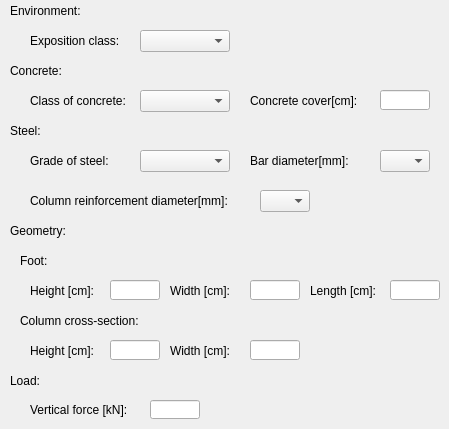
      <widget class="QWidget" name="foot_tab">
       <attribute name="title">
        <string>Foot</string>
       </attribute>
       <widget class="QLabel" name="f_exp_label">
        <property name="geometry">
         <rect>
          <x>30</x>
          <y>30</y>
          <width>91</width>
          <height>21</height>
         </rect>
        </property>
        <property name="text">
         <string>Exposition class:</string>
        </property>
       </widget>
       <widget class="QLabel" name="f_geom_label">
        <property name="geometry">
         <rect>
          <x>10</x>
          <y>220</y>
          <width>111</width>
          <height>21</height>
         </rect>
        </property>
        <property name="text">
         <string>Geometry:</string>
        </property>
       </widget>
       <widget class="QLabel" name="f_concrete_label">
        <property name="geometry">
         <rect>
          <x>10</x>
          <y>60</y>
          <width>111</width>
          <height>21</height>
         </rect>
        </property>
        <property name="text">
         <string>Concrete:</string>
        </property>
       </widget>
       <widget class="QLabel" name="f_concr_cover_label">
        <property name="geometry">
         <rect>
          <x>250</x>
          <y>90</y>
          <width>121</width>
          <height>21</height>
         </rect>
        </property>
        <property name="text">
         <string>Concrete cover[cm]:</string>
        </property>
       </widget>
       <widget class="QComboBox" name="f_bar_diam_combo">
        <property name="geometry">
         <rect>
          <x>380</x>
          <y>150</y>
          <width>50</width>
          <height>22</height>
         </rect>
        </property>
       </widget>
       <widget class="QLabel" name="f_env_label">
        <property name="geometry">
         <rect>
          <x>10</x>
          <y>0</y>
          <width>111</width>
          <height>21</height>
         </rect>
        </property>
        <property name="text">
         <string>Environment:</string>
        </property>
       </widget>
       <widget class="QLabel" name="f_steel_label">
        <property name="geometry">
         <rect>
          <x>10</x>
          <y>120</y>
          <width>111</width>
          <height>21</height>
         </rect>
        </property>
        <property name="text">
         <string>Steel:</string>
        </property>
       </widget>
       <widget class="QLabel" name="f_steel_grade_label">
        <property name="geometry">
         <rect>
          <x>30</x>
          <y>150</y>
          <width>91</width>
          <height>21</height>
         </rect>
        </property>
        <property name="text">
         <string>Grade of steel:</string>
        </property>
       </widget>
       <widget class="QLineEdit" name="f_fwidth_lineEdit">
        <property name="geometry">
         <rect>
          <x>250</x>
          <y>280</y>
          <width>50</width>
          <height>20</height>
         </rect>
        </property>
        <property name="maxLength">
         <number>6</number>
        </property>
       </widget>
       <widget class="QLabel" name="f_bar_label">
        <property name="geometry">
         <rect>
          <x>250</x>
          <y>150</y>
          <width>121</width>
          <height>21</height>
         </rect>
        </property>
        <property name="text">
         <string>Bar diameter[mm]:</string>
        </property>
       </widget>
       <widget class="QComboBox" name="f_exp_combo">
        <property name="geometry">
         <rect>
          <x>140</x>
          <y>30</y>
          <width>90</width>
          <height>22</height>
         </rect>
        </property>
       </widget>
       <widget class="QLabel" name="f_concr_class_label">
        <property name="geometry">
         <rect>
          <x>30</x>
          <y>90</y>
          <width>101</width>
          <height>21</height>
         </rect>
        </property>
        <property name="text">
         <string>Class of concrete:</string>
        </property>
       </widget>
       <widget class="QComboBox" name="f_steel_grade_combo">
        <property name="geometry">
         <rect>
          <x>140</x>
          <y>150</y>
          <width>90</width>
          <height>22</height>
         </rect>
        </property>
       </widget>
       <widget class="QComboBox" name="f_concr_class_combo">
        <property name="geometry">
         <rect>
          <x>140</x>
          <y>90</y>
          <width>90</width>
          <height>22</height>
         </rect>
        </property>
       </widget>
       <widget class="QLineEdit" name="f_concr_cover_lineEdit">
        <property name="geometry">
         <rect>
          <x>380</x>
          <y>90</y>
          <width>50</width>
          <height>20</height>
         </rect>
        </property>
        <property name="maxLength">
         <number>6</number>
        </property>
       </widget>
       <widget class="QLabel" name="f_fwidth_label">
        <property name="geometry">
         <rect>
          <x>170</x>
          <y>280</y>
          <width>91</width>
          <height>21</height>
         </rect>
        </property>
        <property name="text">
         <string>Width [cm]:</string>
        </property>
       </widget>
       <widget class="QLabel" name="f_flength_label">
        <property name="geometry">
         <rect>
          <x>310</x>
          <y>280</y>
          <width>91</width>
          <height>21</height>
         </rect>
        </property>
        <property name="text">
         <string>Length [cm]:</string>
        </property>
       </widget>
       <widget class="QLineEdit" name="f_flength_lineEdit">
        <property name="geometry">
         <rect>
          <x>390</x>
          <y>280</y>
          <width>50</width>
          <height>20</height>
         </rect>
        </property>
        <property name="maxLength">
         <number>6</number>
        </property>
       </widget>
       <widget class="QLabel" name="f_col_bar_label">
        <property name="geometry">
         <rect>
          <x>30</x>
          <y>190</y>
          <width>231</width>
          <height>21</height>
         </rect>
        </property>
        <property name="text">
         <string>Column reinforcement diameter[mm]:</string>
        </property>
       </widget>
       <widget class="QComboBox" name="f_col_bar_diam_combo">
        <property name="geometry">
         <rect>
          <x>260</x>
          <y>190</y>
          <width>50</width>
          <height>22</height>
         </rect>
        </property>
       </widget>
       <widget class="QLabel" name="f_fgeom_label">
        <property name="geometry">
         <rect>
          <x>20</x>
          <y>250</y>
          <width>111</width>
          <height>21</height>
         </rect>
        </property>
        <property name="text">
         <string>Foot:</string>
        </property>
       </widget>
       <widget class="QLabel" name="f_cheight_label">
        <property name="geometry">
         <rect>
          <x>30</x>
          <y>340</y>
          <width>91</width>
          <height>21</height>
         </rect>
        </property>
        <property name="text">
         <string>Height [cm]:</string>
        </property>
       </widget>
       <widget class="QLabel" name="f_cgeom_label">
        <property name="geometry">
         <rect>
          <x>20</x>
          <y>310</y>
          <width>151</width>
          <height>21</height>
         </rect>
        </property>
        <property name="text">
         <string>Column cross-section:</string>
        </property>
       </widget>
       <widget class="QLineEdit" name="f_cheight_lineEdit">
        <property name="geometry">
         <rect>
          <x>110</x>
          <y>340</y>
          <width>50</width>
          <height>20</height>
         </rect>
        </property>
        <property name="maxLength">
         <number>6</number>
        </property>
       </widget>
       <widget class="QLineEdit" name="f_cwidth_lineEdit">
        <property name="geometry">
         <rect>
          <x>250</x>
          <y>340</y>
          <width>50</width>
          <height>20</height>
         </rect>
        </property>
        <property name="maxLength">
         <number>6</number>
        </property>
       </widget>
       <widget class="QLabel" name="f_cwidth_label">
        <property name="geometry">
         <rect>
          <x>170</x>
          <y>340</y>
          <width>91</width>
          <height>21</height>
         </rect>
        </property>
        <property name="text">
         <string>Width [cm]:</string>
        </property>
       </widget>
       <widget class="QLineEdit" name="f_fheight_lineEdit">
        <property name="geometry">
         <rect>
          <x>110</x>
          <y>280</y>
          <width>50</width>
          <height>20</height>
         </rect>
        </property>
        <property name="maxLength">
         <number>6</number>
        </property>
       </widget>
       <widget class="QLabel" name="f_fheight_label">
        <property name="geometry">
         <rect>
          <x>30</x>
          <y>280</y>
          <width>91</width>
          <height>21</height>
         </rect>
        </property>
        <property name="text">
         <string>Height [cm]:</string>
        </property>
       </widget>
       <widget class="QLabel" name="f_vertical_label">
        <property name="geometry">
         <rect>
          <x>30</x>
          <y>400</y>
          <width>111</width>
          <height>20</height>
         </rect>
        </property>
        <property name="text">
         <string>Vertical force [kN]:</string>
        </property>
       </widget>
       <widget class="QLabel" name="f_load_label">
        <property name="geometry">
         <rect>
          <x>10</x>
          <y>370</y>
          <width>111</width>
          <height>21</height>
         </rect>
        </property>
        <property name="text">
         <string>Load:</string>
        </property>
       </widget>
       <widget class="QLineEdit" name="f_vert_lineEdit">
        <property name="geometry">
         <rect>
          <x>150</x>
          <y>400</y>
          <width>50</width>
          <height>19</height>
         </rect>
        </property>
        <property name="maxLength">
         <number>6</number>
        </property>
       </widget>
      </widget>
